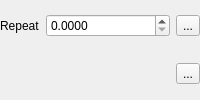
                       <widget class="QFrame" name="mPlacementRepeatDistanceFrame">
                        <property name="frameShape">
                         <enum>QFrame::NoFrame</enum>
                        </property>
                        <property name="frameShadow">
                         <enum>QFrame::Raised</enum>
                        </property>
                        <layout class="QGridLayout" name="gridLayout_24">
                         <property name="verticalSpacing">
                          <number>12</number>
                         </property>
                         <property name="margin">
                          <number>0</number>
                         </property>
                         <item row="0" column="0">
                          <widget class="QLabel" name="label_7">
                           <property name="text">
                            <string>Repeat</string>
                           </property>
                          </widget>
                         </item>
                         <item row="0" column="1">
                          <widget class="QDoubleSpinBox" name="mRepeatDistanceSpinBox">
                           <property name="sizePolicy">
                            <sizepolicy hsizetype="MinimumExpanding" vsizetype="Fixed">
                             <horstretch>0</horstretch>
                             <verstretch>0</verstretch>
                            </sizepolicy>
                           </property>
                           <property name="decimals">
                            <number>4</number>
                           </property>
                           <property name="maximum">
                            <double>999999999.000000000000000</double>
                           </property>
                          </widget>
                         </item>
                         <item row="0" column="2">
                          <widget class="QgsDataDefinedButton" name="mRepeatDistanceDDBtn">
                           <property name="text">
                            <string>...</string>
                           </property>
                          </widget>
                         </item>
                         <item row="1" column="1">
                          <widget class="QgsUnitSelectionWidget" name="mRepeatDistanceUnitWidget" native="true"/>
                         </item>
                         <item row="1" column="2">
                          <widget class="QgsDataDefinedButton" name="mRepeatDistanceUnitDDBtn">
                           <property name="text">
                            <string>...</string>
                           </property>
                          </widget>
                         </item>
                        </layout>
                       </widget>
